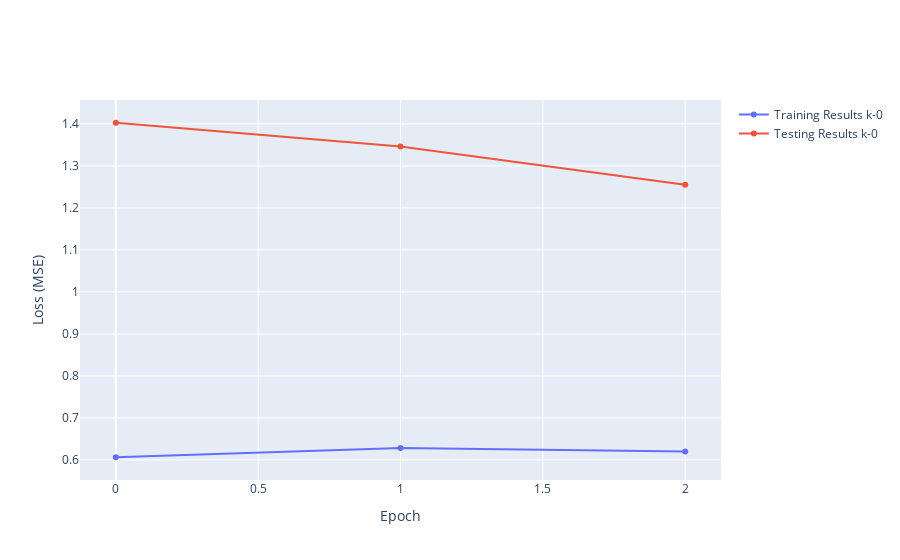
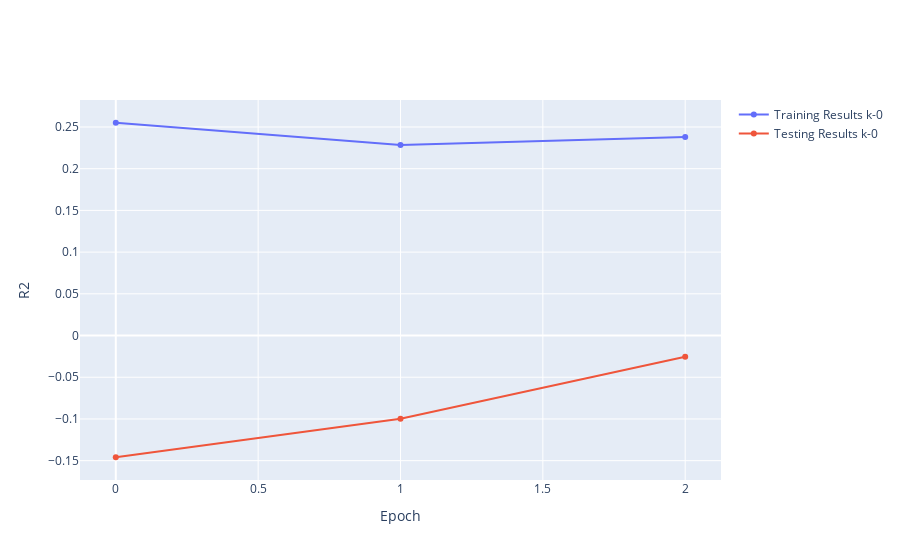
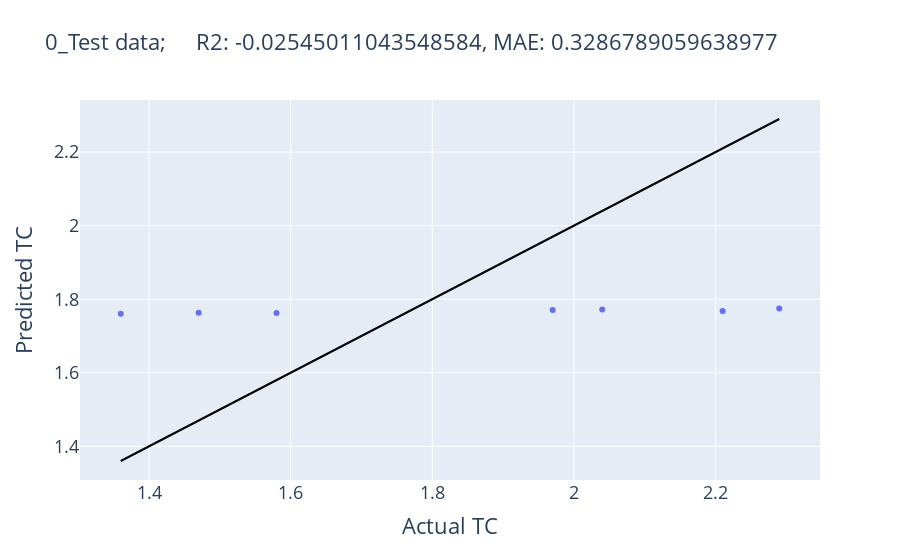
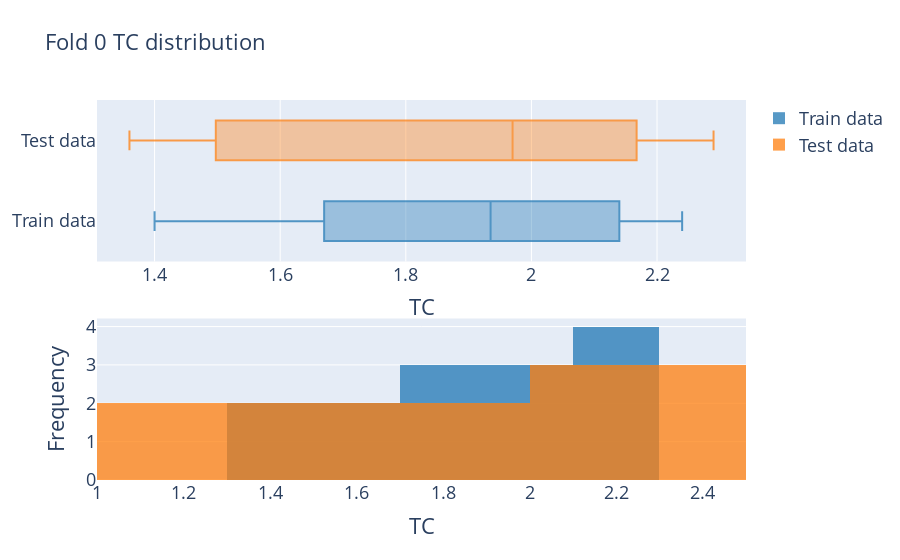

Notebook cell for these charts, in order:
### Code cell
# Arrays to store error metrics for all folds
results_acc = {}
results_loss = {}
results_R2 = {}
predicted_values = []
actual_values = []
cif_id_ar = []

for fold, (train_ids, test_ids) in enumerate(kfold.split(dataset)):
    print(f'Fold: {fold}')
    print(f'Train ids: {train_ids}')
    print(f'Test ids: {test_ids}')
    print('********************************')
    
    # Extract training and validation data
    train_loader, test_loader = get_train_val_test_loader_2(
    train_ids,
    test_ids,
    dataset=dataset,
    collate_fn=collate_fn,
    batch_size=batch_size,
    num_workers=num_workers,
    pin_memory=pin_memory)
    
    # Arrays to store error metrics for epoch
    epoch_train_loss = []
    epoch_train_mae = []
    epoch_train_r2 = []
    epoch_val_loss = []
    epoch_val_r2 = []
    epoch_val_mae = []
    
    best_fold = None
    best_epoch = None
    best_mae = None
    best_r2 = None
    
    epoch = 0
    done = False
    es = EarlyStopping()
    
    while epoch<num_epochs and not done:
        # Train for one epoch
        train_loss, train_mae, train_r2 = train(train_loader, model, criterion, optimizer, epoch, normalizer)
        
        print(f'epoch: {epoch}, train loss: {train_loss}, train mae: {train_mae}')
        
        # Evaluate on validation set
        val_loss, val_mae, val_r2 = validate(test_loader, model, criterion, normalizer)
        
        epoch_train_loss.append(train_loss)
        epoch_train_mae.append(train_mae)
        epoch_train_r2.append(train_r2)
        epoch_val_loss.append(val_loss)
        epoch_val_mae.append(val_mae)
        epoch_val_r2.append(val_r2)
        
        # Change learning rate
        scheduler.step()
        
        save_path = f'./{results_dir}/model-fold-{fold}.pth.tar'
        # Check early step requirement
        if es(model, val_loss): 
            done = True
            best_fold = fold
            best_epoch = epoch
            best_mae = val_mae
            best_r2 = val_r2
            torch.save(model.state_dict(), save_path)
        else:
            if best_mae == None:
                print('None')
                best_mae = val_mae
                best_fold = fold
                best_epoch = epoch
                best_r2 = val_r2
                torch.save(model.state_dict(), save_path)
            elif val_mae < best_mae:
                print('Is best')
                best_fold = fold
                best_epoch = epoch
                best_mae = val_mae
                best_r2 = val_r2
                torch.save(model.state_dict(), save_path)
        print(f'epoch: {epoch}, validation loss: {val_loss}, validation mae: {val_mae}, Estop:[{es.status}]')
        
        epoch += 1
        
    # Plot loss and R2 vs epoch
    epoch_acc_plotter(np.linspace(0, epoch-1, epoch), epoch_train_loss, epoch_val_loss, fold, 'Loss (MSE)')
    epoch_acc_plotter_sav(np.linspace(0, epoch-1, epoch), epoch_train_loss, epoch_val_loss, fold, 'Loss (MSE)')
    epoch_acc_plotter(np.linspace(0, epoch-1, epoch), epoch_train_r2, epoch_val_r2, fold, 'R2')
    epoch_acc_plotter_sav(np.linspace(0, epoch-1, epoch), epoch_train_r2, epoch_val_r2, fold, 'R2')
    
    #Evaluation for this fold
    predictions = []
    targets = []
    test_targets = []
    test_preds = []
    test_cif_ids = []
    train_targets = []
    train_cif_ids = []
    
    mse_test = []
    mae_test = []
    r2_test = []
    
    # Load best model
    print("=> loading model '{}'".format(results_dir + '\\'+ 'model_best.pth.tar'))
    checkpoint = torch.load(save_path,
                            map_location=lambda storage, loc: storage)
    model.load_state_dict(checkpoint)
    model.eval()
    
    with torch.no_grad():

        #Iterate over the test data and generate predictions
        for i, (input, target, batch_cif_ids) in enumerate(test_loader):

            input_var = (Variable(input[0]),
                         Variable(input[1]),
                         input[2],
                         input[3])
            # normalize target
            target_normed = normalizer.norm(target)
            target_var = Variable(target_normed)

            # compute output
            output = model(*input_var)

            # Denormalize and store testing data and predictions for batch
            test_pred = normalizer.denorm(output.data.cpu())
            test_target = target
            test_preds += test_pred.view(-1).tolist()
            test_targets += test_target.view(-1).tolist()
            test_cif_ids += batch_cif_ids

            # Measure error for batch
            loss = criterion(output, target_var)
            mae_error = mae(test_pred, test_target)
            r2score = R2Score()
            r_2 = r2score(test_pred, test_target)

            # Update batch loss info
            mse_test.append(loss.item())
            mae_test.append(mae_error.item())
            r2_test.append(r_2.item())

        # Calculate average error metrics for epoch
        mse_test_fold = np.mean(mse_test)
        mae_test_fold = np.mean(mae_test)
        r2_test_fold = np.mean(r2_test)
    
    print(f'Loss for fold {fold}: {mse_test_fold} ')
    print(f'MAE for fold {fold}: {mae_test_fold}')
    print(f'R2 for fold {fold}: {r2_test_fold}')
    print('------------------------------------')
    
    # Save results for each fold
    results_acc[fold] = mae_test_fold
    results_R2[fold] = r2_test_fold
    
    for val in test_preds:
        predicted_values.append(val)
    for val in test_targets:
        actual_values.append(val)
    for val in test_cif_ids:
        cif_id_ar.append(val)

    for i, (_, train_target, batch_train_cif_ids) in enumerate(train_loader):
        train_targets += train_target.view(-1).tolist()
        train_cif_ids += batch_train_cif_ids
        
    test_results_df = pd.DataFrame({"CIF ID":test_cif_ids, "Predicted value": test_preds, "Actual value": test_targets})
    train_data_df = pd.DataFrame({"CIF ID":train_cif_ids, "Train targets": train_targets})
    pred_acc_plotter(test_results_df, 'Actual value', 'Predicted value', fold, r2_test_fold, mae_test_fold, f'{fold}_Test', save=True)


    data_ditrb_plotter(fold, train_data_df, test_results_df)

    #Write results to csv file
    file_name = f'test_results_{fold}.csv'
    out_cif_id = pd.DataFrame({'CIF ID':test_cif_ids})
    out_test_targets = pd.DataFrame({'Actual TC':test_targets})
    out_pred_targets = pd.DataFrame({'Predicted values':test_preds})
    frames = [out_cif_id, out_test_targets, out_pred_targets]
    out_file = pd.concat(frames, axis=1)
    out_file.to_csv(results_dir + '\\' + file_name, header=False)  
    
#Model evaluation
#Print fold results
print(f'K-FOLD CROSS VALIDATION RESULTs FOR {num_folds} FOLDS')
print('----------------------')

sum = 0.0
temp_list = []
for key, value in results_acc.items():
    print(f'Fold MAE{key}: {value}')
    temp_list.append(value)
    sum += value

average_acc = float(sum/len(results_acc.items()))
std_dev_acc = np.std(temp_list)
print(f'Average MAE: {average_acc}%')
print(f'Std. Dev MAE: {std_dev_acc}')

sum =0.0
temp_list = []
for key, value in results_R2.items():
    print(f'Fold R2{key}: {value}%')
    temp_list.append(value)
    sum += value
    
average_R2 = float(sum/len(results_R2.items()))
std_dev_R2 = np.std(temp_list)
print(f'Average R2: {average_R2}')
print(f'Std. Dev R2: {std_dev_R2}')

results_df = pd.DataFrame({"CIF ID":cif_id_ar, "Predicted value": predicted_values, "Actual value": actual_values})
pred_acc_plotter(results_df, 'Actual value', 'Predicted value', num_folds, average_R2, average_acc, 'Test for all folds', save=True)

#Write final results to CSV
file_name = 'test_results.csv'

error_val = pd.DataFrame([num_folds, num_epochs, average_acc, std_dev_acc, average_R2, std_dev_R2, best_fold, best_epoch],\
                        ['Number of folds: ', 'Number of epochs: ', 'Average MAE: ', 'Std. Dev. of MAE: ',\
                        'Average R2: ', 'Std. Dev. of R2: ', 'Best fold: ', 'Best epoch: '])

error_val.to_csv(results_dir + '\\' + file_name, mode='a', header=False)

### Figure 1 — Plotly figure (JSON) as saved in the notebook; plotly's stock layout.template omitted (floating-point values rounded to 4 significant figures)
{"data": [{"name": "Training Results k-0", "type": "scatter", "x": [0, 1, 2], "y": [0.6064, 0.6283, 0.6203]}, {"name": "Testing Results k-0", "type": "scatter", "x": [0, 1, 2], "y": [1.403, 1.346, 1.255]}], "layout": {"xaxis": {"title": {"text": "Epoch"}}, "yaxis": {"title": {"text": "Loss (MSE)"}}}}

### Figure 2 — Plotly figure (JSON) as saved in the notebook; plotly's stock layout.template omitted (floating-point values rounded to 4 significant figures)
{"data": [{"name": "Training Results k-0", "type": "scatter", "x": [0, 1, 2], "y": [0.2551, 0.2283, 0.2381]}, {"name": "Testing Results k-0", "type": "scatter", "x": [0, 1, 2], "y": [-0.1459, -0.09975, -0.02545]}], "layout": {"xaxis": {"title": {"text": "Epoch"}}, "yaxis": {"title": {"text": "R2"}}}}

### Figure 3 — Plotly figure (JSON) as saved in the notebook; plotly's stock layout.template omitted (floating-point values rounded to 4 significant figures)
{"data": [{"hovertemplate": "<b>%{hovertext}</b><br><br>Actual value=%{x}<br>Predicted value=%{y}<extra></extra>", "hovertext": ["c5", "c18", "c6", "c12", "c3", "c21", "c2"], "legendgroup": "", "marker": {"color": "#636efa", "symbol": "circle"}, "mode": "markers", "name": "", "orientation": "v", "showlegend": false, "type": "scatter", "x": [1.58, 1.36, 1.47, 2.21, 2.29, 1.97, 2.04], "xaxis": "x", "y": [1.762, 1.76, 1.763, 1.768, 1.775, 1.77, 1.772], "yaxis": "y"}, {"line": {"color": "black"}, "mode": "lines", "showlegend": false, "type": "scatter", "x": [1.58, 1.36, 1.47, 2.21, 2.29, 1.97, 2.04], "y": [1.58, 1.36, 1.47, 2.21, 2.29, 1.97, 2.04]}], "layout": {"font": {"size": 18}, "legend": {"tracegroupgap": 0}, "title": {"font": {"size": 22}, "text": "0_Test data;     R2: -0.02545011043548584, MAE: 0.3286789059638977"}, "xaxis": {"anchor": "y", "domain": [0, 1], "title": {"text": "Actual TC"}}, "yaxis": {"anchor": "x", "domain": [0, 1], "title": {"text": "Predicted TC"}}}}

### Figure 4 — Plotly figure (JSON) as saved in the notebook; plotly's stock layout.template omitted (floating-point values rounded to 4 significant figures)
{"data": [{"marker": {"color": "#1f77b4"}, "name": "Train data", "opacity": 0.75, "type": "histogram", "x": [1.52, 2.06, 1.73, 1.97, 2.14, 1.71, 2.24, 2.02, 2.24, 1.45, 1.67, 1.4, 2.16, 1.9], "xaxis": "x2", "yaxis": "y2"}, {"marker": {"color": "#ff7f0e"}, "name": "Test data", "opacity": 0.75, "type": "histogram", "x": [1.58, 1.36, 1.47, 2.21, 2.29, 1.97, 2.04], "xaxis": "x2", "yaxis": "y2"}, {"marker": {"color": "#1f77b4"}, "name": "Train data", "opacity": 0.75, "showlegend": false, "type": "box", "x": [1.52, 2.06, 1.73, 1.97, 2.14, 1.71, 2.24, 2.02, 2.24, 1.45, 1.67, 1.4, 2.16, 1.9], "xaxis": "x", "yaxis": "y"}, {"marker": {"color": "#ff7f0e"}, "name": "Test data", "opacity": 0.75, "showlegend": false, "type": "box", "x": [1.58, 1.36, 1.47, 2.21, 2.29, 1.97, 2.04], "xaxis": "x", "yaxis": "y"}], "layout": {"barmode": "overlay", "font": {"size": 18}, "title": {"font": {"size": 22}, "text": "Fold 0 TC distribution"}, "xaxis": {"anchor": "y", "domain": [0, 1], "title": {"text": "TC"}}, "xaxis2": {"anchor": "y2", "domain": [0, 1], "title": {"text": "TC"}}, "yaxis": {"anchor": "x", "domain": [0.575, 1]}, "yaxis2": {"anchor": "x2", "domain": [0, 0.425], "title": {"text": "Frequency"}}}}
